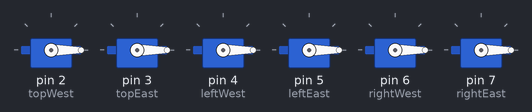
Recording of a sketch running on a simulated Arduino Uno, built with avr-gcc and run on an emulated ATmega328P. Shown: 6 × servo. What the sketch prints to the serial monitor is not drawn.

Above: at 0.4 s.
Timing chart, 0 to 1.9 s (numbered marks = the images above):
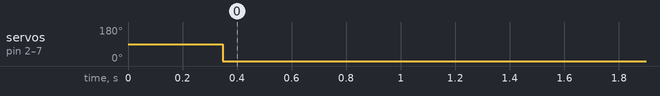

The sketch:

EyeControls.ino
```cpp
//Using math from https://cdn.instructables.com/ORIG/FFI/8ZXW/I55MMY14/FFI8ZXWI55MMY14.pdf
//Goal with controlling a stewert platform with a camera
//All calculations done in radians
//HackRover 2023
//Code done by: Raien Elliston
//Second#9713
#include <Servo.h>
#include <math.h>

//Declaring functions
double degreesToRadians(double x);
double radiansToDegrees(double x);
void updateFullRotationMatrix(double x, double y, double z);
double updateLegLength(double rotMat[][3], double lowVec[], double highVec[], double transVec[]);
double stewertGetServoRotation(int servo, double armLegJoint[], double servoArmJoint[], double legPlatformJoint[], double s, double servoArmXRotationOffset, double servoArmLength, double ln);
void stewertUpdateValue();
void stewertServoUpdate();
bool getPosition(bool test);

//Servo object declaration
Servo topWest;
Servo topEast;
Servo leftWest;
Servo leftEast;
Servo rightWest;
Servo rightEast;

//If testing variables. Keep updating true, only change test
bool test = true;
bool updating = true;
double testLine;

//Desired position and rotation of the platform
long stewartRotationSpin;
long stewartPitch;
long stewartRoll;
long stewartYaw;

//Desired position and rotation of the platform
double platformXRotation = degreesToRadians(10);
double platformYRotation = degreesToRadians(0);
double platformZRotation = degreesToRadians(0);

//Lower vector and distance from the center of the platform to servos to servo arm rotation point
double lowVectorDistance = 2.7;
double lowVector[6][3] = {
    {1.3, 2.3, 1.4},
    {2.7, 0, 1.4},
    {1.3, -2.3, 1.4},
    {-1.3, -2.3, 1.4},
    {-2.7, 0, 1.4},
    {-1.3, 2.3, 1.4},
};

//Higher vector and distance from the center of the platform to leg rotation point
double highVectorDistance = 2.154067;
double highVector[6][3] = {
    {0.4, 2.1, 4.468745},
    {2, -0.8, 4.468745},
    {1.7, -1.4, 4.468745},
    {-1.7, -1.4, 4.468745},
    {-2, -0.8, 4.468745},
    {-0.4, 2.1, 4.468745},
};

//Traslation vector; the offset of the high platform to the lower platform that stays constant
double translationVector[3] = {0, 0, 4};

//servo arm and leg length
//leg length needs remeasuring and to be fixed
double servoArmLength = 1.2;
double legLength = 3.14;

//vertical offset of the servo arms
double servoArmXRotationOffset = 0;

//rotational offset of the servo arms reletive to the servos itself
//iteration 1
double servoArmZRotationOffset[6] = {0.38051, 0.38051, 0.38051, 0.38051, 0.38051, 0.38051};

//postition of all rotation points of the leg/arm reletive to it's connected servo
double armLegJointPoint[3] = {1.2, 0.5, 0};
double servoArmRotationPoint[3] = {0, 0, 0};
double legPlatformRotationPoint[3] = {1.035103, 0.0871, 3.068747};

//variables storing the effective leg length of each leg on the stewert platform and the rotation of the servo
double effectiveLegLength[6] = {0, 0, 0, 0, 0, 0};
double stewertServoRotation[6] = {0, 0, 0, 0, 0, 0};

double rotationOffset = 0;

//declaring variables for the full rotation matrix
double fullRotationMatrix[3][3];

//turns degrees into radians
double degreesToRadians(double x) {
  return(x * (3.14159265358979323846 / 180));
}

//turns radians into degrees
double radiansToDegrees(double x) {
  return(x * (180 / 3.14159265358979323846));
}

//updates the full rotation matrix
void updateFullRotationMatrix(double x, double y, double z) {
  fullRotationMatrix[0][0] = cos(y) * cos(z);
  fullRotationMatrix[0][1] = -1 * sin(z) * cos(x) + cos(z) * sin(y) * sin(x);
  fullRotationMatrix[0][2] = sin(z) * sin(x) + cos(z) * sin(y) * cos(x);
  fullRotationMatrix[1][0] = sin(z) * sin(y) * cos(z) - cos(x) * sin(z);
  fullRotationMatrix[1][1] = cos(z) * cos(x) + sin(y) * sin(z) * sin(x);
  fullRotationMatrix[1][2] = -1 * cos(z) * sin(x) + sin(y) * sin(z) * cos(x);
  fullRotationMatrix[2][0] = -1 * sin(y);
  fullRotationMatrix[2][1] = cos(y) * sin(x);
  fullRotationMatrix[2][2] = cos(y) * cos(x);
}

//updates the effective leg length of each leg
double updateLegLength(double rotMat[][3], double lowVec[], double highVec[], double transVec[]) {
  double mat[3] = {(rotMat[0][0] * highVec[0]) + (rotMat[0][1] * highVec[1]) + (rotMat[0][2] * highVec[2]), (rotMat[1][0] * highVec[0]) + (rotMat[1][1] * highVec[1]) + (rotMat[1][2] * highVec[2]), (rotMat[2][0] * highVec[0]) + (rotMat[2][1] * highVec[1]) + (rotMat[2][2] * highVec[2])};
  for (int i = 0; i < 3; i++) {
      mat[i] = mat[i] + transVec[i];
  }
  return(sqrt(pow(mat[0] - lowVec[0], 2) + pow(mat[1] - lowVec[1], 2) + pow(mat[2] - lowVec[2], 2)));
}

//updates the rotation of the servo based on the effective leg length
double stewertGetServoRotation(int servo, double armLegJoint[], double servoArmJoint[], double legPlatformJoint[], double s, double servoArmXRotationOffset, double servoArmLength, double ln) {
    double a = sqrt(pow(armLegJointPoint[0] - servoArmRotationPoint[0], 2) + pow(armLegJointPoint[1] - servoArmRotationPoint[1], 2) + pow(armLegJointPoint[2] - servoArmRotationPoint[2], 2));
    double L = pow(ln, 2) - (pow(s, 2) + pow(servoArmXRotationOffset, 2));
    double M = 2 * servoArmLength * (legPlatformJoint[2] - servoArmJoint[2]);
    double N = 2 * servoArmLength * ((cos(servoArmZRotationOffset[servo]) * (legPlatformJoint[0] - servoArmJoint[0])) + (sin(servoArmZRotationOffset[servo]) * (legPlatformJoint[1] - servoArmJoint[1])));
    Serial.println("69");
    Serial.println(servo);
    Serial.println(L);
    Serial.println(M);
    Serial.println(N);
    return(asin(L / sqrt(pow(M, 2) + pow(N, 2))) - atan(N / M));
}

//updates the effective leg length and the rotation of the servo
void stewertUpdateValue() {
    updateFullRotationMatrix(platformXRotation, platformYRotation, platformZRotation);
    for (int i = 0; i < 6; i ++) {
      effectiveLegLength[i] = updateLegLength(fullRotationMatrix, lowVector[i], highVector[i], translationVector);
      stewertServoRotation[i] = stewertGetServoRotation(i, armLegJointPoint, servoArmRotationPoint, legPlatformRotationPoint, legLength, servoArmXRotationOffset, servoArmLength, effectiveLegLength[i]);
      //Serial.println(stewertServoRotation[i]);
    }
}

//updates the rotation being sent to the servos
//needs to be in degrees
//inverting the numbers isn't needed, just makes it look nicer
void stewertServoUpdate() {
  topWest.write( radiansToDegrees(stewertServoRotation[5]) * 1 + 90);
  topEast.write(radiansToDegrees(stewertServoRotation[0]) * 1 + 90 );
  leftWest.write(radiansToDegrees( stewertServoRotation[1]) * 1 + 90);
  leftEast.write(radiansToDegrees(stewertServoRotation[2]) * 1 + 90);
  rightWest.write(radiansToDegrees( stewertServoRotation[3]) * 1 + 90);
  rightEast.write(radiansToDegrees(stewertServoRotation[4]) * 1 + 90);
}

//gets the new position of the platform
bool getPosition(bool is_test) {
  //runs update once to insure consol isn't spammed
  if(updating == false) {
    return false;
  }
  if(is_test == true) {
    updating = false;
  }
  //put code to get new posistion here
  return true;
}

void setup() {

  //start serial for testing
  Serial.begin(9600);

  //attach servo objects to different pins on the board
  topWest.attach(2);
  topEast.attach(3);
  leftWest.attach(4);
  leftEast.attach(5);
  rightWest.attach(6);
  rightEast.attach(7);

  stewertUpdateValue();

  //prints test numbers
  for (int i = 0; i < 6; i ++) {
    testLine = radiansToDegrees(stewertServoRotation[i]);
    Serial.println(i);
    Serial.println(effectiveLegLength[i]);
    Serial.println(testLine);
  }

}

void loop() {

  //checks if new positions are avalible
  if(getPosition(test) == true) {
    //update the position
    stewertUpdateValue();
  }

  stewertServoUpdate();

}
```

Measured:
- by itself, servo on pin 2 (topWest), servo on pin 3 (topEast), servo on pin 4 (leftWest), servo on pin 5 (leftEast), servo on pin 6 (rightWest), servo on pin 7 (rightEast): 90° → 0° at 0.35 s
